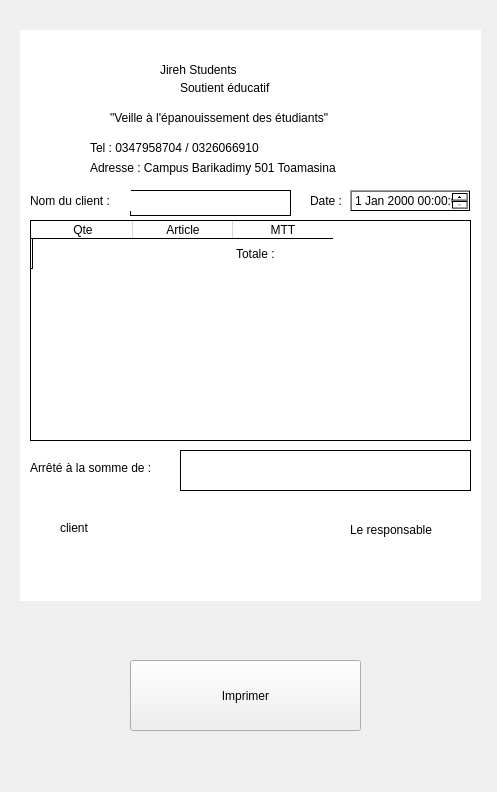
<?xml version="1.0" encoding="UTF-8"?>
<ui version="4.0">
 <class>Facture</class>
 <widget class="QFrame" name="Facture">
  <property name="geometry">
   <rect>
    <x>0</x>
    <y>0</y>
    <width>497</width>
    <height>792</height>
   </rect>
  </property>
  <property name="windowTitle">
   <string>Facture</string>
  </property>
  <widget class="QWidget" name="contenuFacture" native="true">
   <property name="geometry">
    <rect>
     <x>20</x>
     <y>30</y>
     <width>461</width>
     <height>571</height>
    </rect>
   </property>
   <property name="styleSheet">
    <string notr="true">background-color: qlineargradient(spread:pad, x1:0, y1:0, x2:1, y2:1, stop:0 rgba(255, 255, 255, 255), stop:1 rgba(255, 255, 255, 255));</string>
   </property>
   <widget class="QTextEdit" name="nomClientTextEdit">
    <property name="geometry">
     <rect>
      <x>110</x>
      <y>160</y>
      <width>161</width>
      <height>26</height>
     </rect>
    </property>
   </widget>
   <widget class="QTableWidget" name="transactionsTableWidget">
    <property name="geometry">
     <rect>
      <x>10</x>
      <y>190</y>
      <width>441</width>
      <height>221</height>
     </rect>
    </property>
    <property name="toolTip">
     <string>&lt;html&gt;&lt;head/&gt;&lt;body&gt;&lt;p&gt;&lt;br/&gt;&lt;/p&gt;&lt;/body&gt;&lt;/html&gt;</string>
    </property>
    <property name="showGrid">
     <bool>false</bool>
    </property>
    <property name="gridStyle">
     <enum>Qt::CustomDashLine</enum>
    </property>
    <property name="wordWrap">
     <bool>false</bool>
    </property>
    <property name="cornerButtonEnabled">
     <bool>false</bool>
    </property>
    <row>
     <property name="text">
      <string/>
     </property>
    </row>
    <column>
     <property name="text">
      <string>Qte</string>
     </property>
    </column>
    <column>
     <property name="text">
      <string>Article</string>
     </property>
    </column>
    <column>
     <property name="text">
      <string>MTT</string>
     </property>
    </column>
    <item row="0" column="2">
     <property name="text">
      <string>Totale : </string>
     </property>
    </item>
   </widget>
   <widget class="QLabel" name="label_4">
    <property name="geometry">
     <rect>
      <x>330</x>
      <y>490</y>
      <width>91</width>
      <height>20</height>
     </rect>
    </property>
    <property name="styleSheet">
     <string notr="true">font: 11pt &quot;Berlin Sans FB&quot;;</string>
    </property>
    <property name="text">
     <string>Le responsable</string>
    </property>
   </widget>
   <widget class="QLabel" name="label_2">
    <property name="geometry">
     <rect>
      <x>10</x>
      <y>160</y>
      <width>101</width>
      <height>21</height>
     </rect>
    </property>
    <property name="styleSheet">
     <string notr="true">font: 11pt &quot;Berlin Sans FB&quot;;</string>
    </property>
    <property name="text">
     <string>Nom du client :</string>
    </property>
   </widget>
   <widget class="QLabel" name="label">
    <property name="geometry">
     <rect>
      <x>70</x>
      <y>130</y>
      <width>291</width>
      <height>16</height>
     </rect>
    </property>
    <property name="styleSheet">
     <string notr="true">font: 11pt &quot;Berlin Sans FB&quot;;
</string>
    </property>
    <property name="text">
     <string>Adresse : Campus Barikadimy 501 Toamasina</string>
    </property>
   </widget>
   <widget class="QLabel" name="label_3">
    <property name="geometry">
     <rect>
      <x>140</x>
      <y>30</y>
      <width>161</width>
      <height>20</height>
     </rect>
    </property>
    <property name="styleSheet">
     <string notr="true">font: 20pt &quot;Berlin Sans FB&quot;;</string>
    </property>
    <property name="text">
     <string>Jireh Students</string>
    </property>
   </widget>
   <widget class="QLabel" name="label_5">
    <property name="geometry">
     <rect>
      <x>290</x>
      <y>160</y>
      <width>41</width>
      <height>21</height>
     </rect>
    </property>
    <property name="styleSheet">
     <string notr="true">font: 11pt &quot;Berlin Sans FB&quot;;</string>
    </property>
    <property name="text">
     <string>Date :</string>
    </property>
   </widget>
   <widget class="QLabel" name="label_6">
    <property name="geometry">
     <rect>
      <x>40</x>
      <y>490</y>
      <width>81</width>
      <height>16</height>
     </rect>
    </property>
    <property name="styleSheet">
     <string notr="true">font: 11pt &quot;Berlin Sans FB&quot;;</string>
    </property>
    <property name="text">
     <string>client</string>
    </property>
   </widget>
   <widget class="QLabel" name="label_7">
    <property name="geometry">
     <rect>
      <x>160</x>
      <y>50</y>
      <width>111</width>
      <height>16</height>
     </rect>
    </property>
    <property name="styleSheet">
     <string notr="true">font: 11pt &quot;Berlin Sans FB&quot;;
</string>
    </property>
    <property name="text">
     <string>Soutient éducatif</string>
    </property>
   </widget>
   <widget class="QLabel" name="label_8">
    <property name="geometry">
     <rect>
      <x>70</x>
      <y>110</y>
      <width>291</width>
      <height>16</height>
     </rect>
    </property>
    <property name="styleSheet">
     <string notr="true">font: 11pt &quot;Berlin Sans FB&quot;;
</string>
    </property>
    <property name="text">
     <string>Tel : 0347958704 / 0326066910</string>
    </property>
   </widget>
   <widget class="QLabel" name="label_9">
    <property name="geometry">
     <rect>
      <x>90</x>
      <y>80</y>
      <width>281</width>
      <height>16</height>
     </rect>
    </property>
    <property name="styleSheet">
     <string notr="true">font: 13pt &quot;Berlin Sans FB&quot;;
</string>
    </property>
    <property name="text">
     <string>&quot;Veille à l'épanouissement des étudiants&quot;</string>
    </property>
   </widget>
   <widget class="QDateTimeEdit" name="dateFactureTimeEdit">
    <property name="geometry">
     <rect>
      <x>330</x>
      <y>160</y>
      <width>121</width>
      <height>22</height>
     </rect>
    </property>
    <property name="wrapping">
     <bool>false</bool>
    </property>
    <property name="frame">
     <bool>true</bool>
    </property>
    <property name="accelerated">
     <bool>false</bool>
    </property>
   </widget>
   <widget class="QLabel" name="label_10">
    <property name="geometry">
     <rect>
      <x>10</x>
      <y>430</y>
      <width>161</width>
      <height>16</height>
     </rect>
    </property>
    <property name="styleSheet">
     <string notr="true">font: 11pt &quot;Berlin Sans FB&quot;;</string>
    </property>
    <property name="text">
     <string>Arrêté à la somme de : </string>
    </property>
   </widget>
   <widget class="QTextEdit" name="montantTransactionTextEdit">
    <property name="geometry">
     <rect>
      <x>160</x>
      <y>420</y>
      <width>291</width>
      <height>41</height>
     </rect>
    </property>
   </widget>
  </widget>
  <widget class="QPushButton" name="imprimerPushButton">
   <property name="geometry">
    <rect>
     <x>130</x>
     <y>660</y>
     <width>231</width>
     <height>71</height>
    </rect>
   </property>
   <property name="text">
    <string>Imprimer</string>
   </property>
  </widget>
 </widget>
 <resources/>
 <connections/>
</ui>
